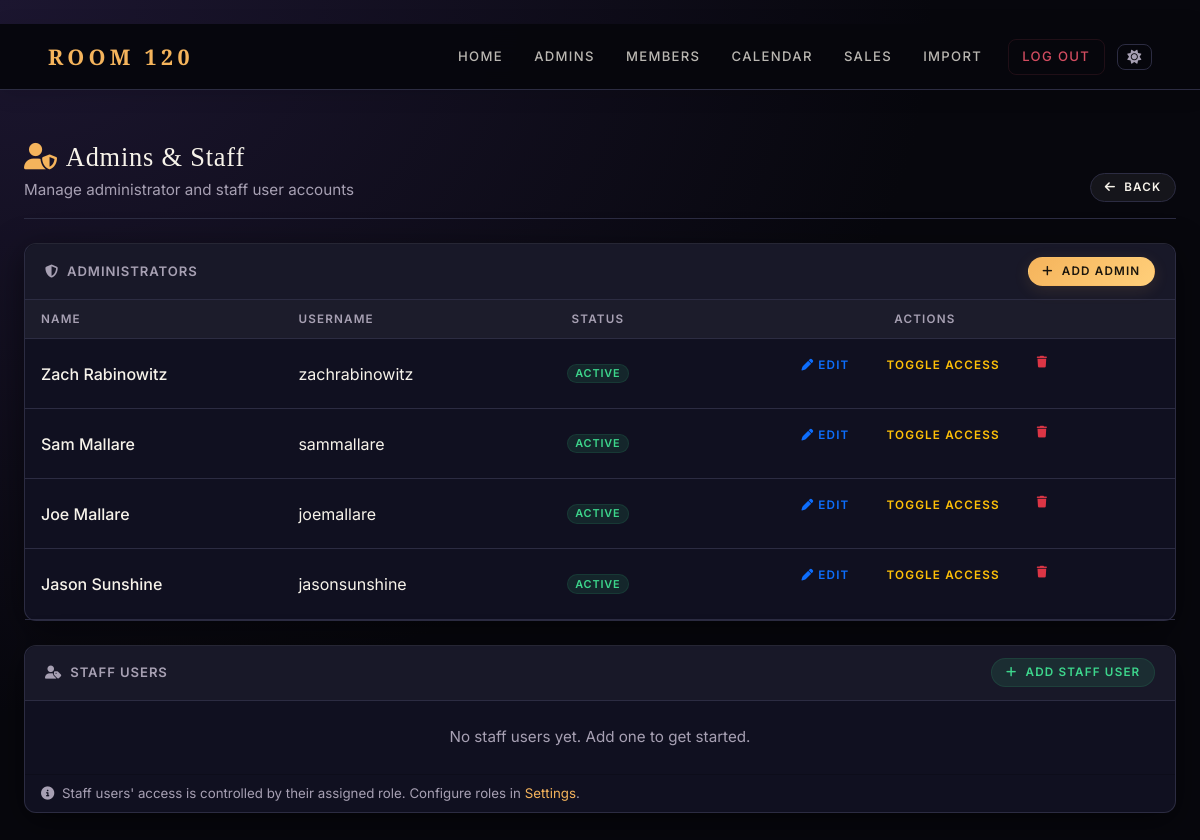
The page /manage-admins (signed in) on the database as committed earlier.
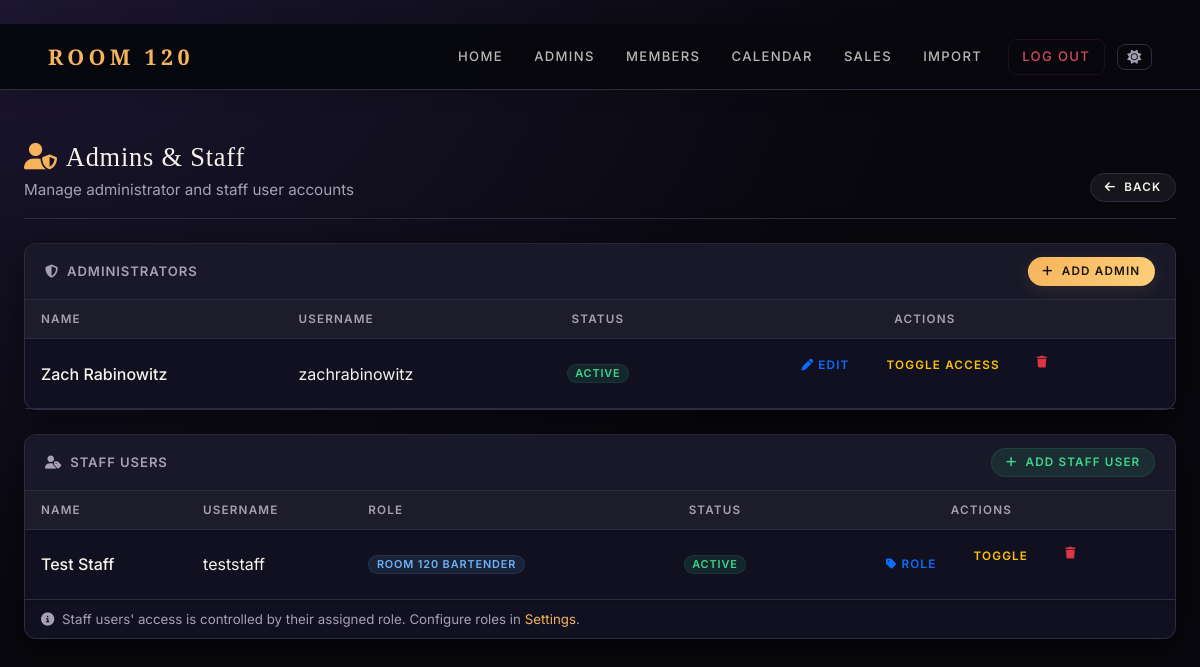
The same page on the database as committed later.
### app.py (models this page shows, shortened)
class User(db.Model):
    id = db.Column(db.Integer, primary_key=True)
    username = db.Column(db.String(100), unique=True, nullable=False)
    password = db.Column(db.String(200), nullable=False)
    role = db.Column(db.String(10), nullable=False)
    first_name = db.Column(db.String(100))
    last_name = db.Column(db.String(100))
    email = db.Column(db.String(100))
    phone = db.Column(db.String(20))
    member_number = db.Column(db.String(100))
    active = db.Column(db.Boolean, default=True)
    membership_type = db.Column(db.String(20), default='single')
    staff_role_id = db.Column(db.Integer, db.ForeignKey('staff_role.id'), nullable=True)
    staff_role    = db.relationship('StaffRole', back_populates='users', foreign_keys=[staff_role_id])
    created_at         = db.Column(db.DateTime, default=datetime.utcnow)
    favorite_drink     = db.Column(db.String(200))
    seating_preference = db.Column(db.String(200))
    allergies          = db.Column(db.String(500))
    preferences_notes  = db.Column(db.Text)
    amount_spent = db.Column(db.Float, default=0.0)
    amount_owed = db.Column(db.Float, default=0.0)
    tax_owed = db.Column(db.Float, default=0.0)
    tax_paid = db.Column(db.Float, default=0.0)
    gratuity_owed = db.Column(db.Float, default=0.0)
    gratuity_paid = db.Column(db.Float, default=0.0)
    minimum_adjustment = db.Column(db.Float, default=0.0)
    invoices = db.relationship('Invoice', back_populates='member', cascade='all, delete-orphan')
    reservations = db.relationship('Reservation', back_populates='user', cascade='all, delete-orphan')
    notes_received = db.relationship('Note', foreign_keys='Note.member_id', back_populates='member', cascade='all, delete-orphan')
    notes_written = db.relationship('Note', foreign_keys='Note.author_id', back_populates='author', cascade='all, delete-orphan')
    orders = db.relationship('Order', back_populates='user', cascade='all, delete-orphan')

class StaffRole(db.Model):
    __tablename__ = 'staff_role'
    id           = db.Column(db.Integer, primary_key=True)
    name         = db.Column(db.String(50), unique=True, nullable=False)
    display_name = db.Column(db.String(100), nullable=False)
    color        = db.Column(db.String(20), default='secondary')  # Bootstrap colour name
    permissions  = db.Column(db.Text, default='[]')               # JSON array of perm slugs
    users        = db.relationship('User', back_populates='staff_role')

### app.py (the view)
@app.route('/manage-admins')
def manage_admins():
    if not authorized('manage_admins'):
        return redirect(url_for('home'))
    admins      = User.query.filter_by(role='admin').all()
    staff_users = User.query.filter_by(role='staff').order_by(User.first_name, User.last_name).all()
    staff_roles = StaffRole.query.order_by(StaffRole.display_name).all()
    return render_template('manage_admins.html', admins=admins,
                           staff_users=staff_users, staff_roles=staff_roles)

### app.py (called while the page is built)
@app.before_request
def enable_foreign_keys():
    db.session.execute(text('PRAGMA foreign_keys = ON'))

@app.context_processor
def inject_globals():
    user = None
    if session.get('user_id'):
        user = User.query.get(session.get('user_id'))
    try:
        all_types = MembershipType.query.order_by(MembershipType.sort_order, MembershipType.display_name).all()
    except Exception:
        all_types = []
    type_map = {t.name: t for t in all_types}
    active_types = [t for t in all_types if t.is_active]
    return dict(
        current_user=user,
        membership_types=active_types,
        all_membership_types=all_types,
        membership_type_map=type_map,
    )

def authorized(*perms):
    role = session.get('role')
    if role == 'admin':
        return True
    if role == 'staff':
        user_perms = set(session.get('permissions', []))
        return all(p in user_perms for p in perms)
    return False

### templates/manage_admins.html (shortened to what this page needs)
{% extends 'base.html' %}
{% block content %}
<div class="container-fluid px-4 mt-4">
  <div class="page-header d-flex justify-content-between align-items-end flex-wrap gap-2 mb-4">
    <div>
      <h2 class="mb-1"><i class="fas fa-user-shield me-2" style="color:var(--accent);"></i>Admins &amp; Staff</h2>
      <p class="text-muted mb-0">Manage administrator and staff user accounts</p>
    </div>
    <a href="{{ url_for('home') }}" class="btn btn-secondary btn-sm">
      <i class="fas fa-arrow-left me-1"></i> Back
    </a>
  </div>
  <div class="card mb-4">
    <div class="card-header d-flex justify-content-between align-items-center">
      <span><i class="fas fa-shield-halved me-2"></i>Administrators</span>
      <a href="{{ url_for('register_admin') }}" class="btn btn-primary btn-sm">
        <i class="fas fa-plus me-1"></i> Add Admin
      </a>
    </div>
    <div class="card-body p-0">
      <div class="table-responsive">
        <table class="table table-hover mb-0">
          <thead class="table-light">
            <tr>
              <th>Name</th>
              <th>Username</th>
              <th class="text-center">Status</th>
              <th class="text-center">Actions</th>
            </tr>
          </thead>
          <tbody>
            {% for admin in admins %}
            <tr>
              <td class="fw-medium">{{ admin.first_name }} {{ admin.last_name }}</td>
              <td class="text-muted">{{ admin.username }}</td>
              <td class="text-center">
                {% if admin.active %}
                  <span class="badge bg-success">Active</span>
                {% else %}
                  <span class="badge bg-secondary">Inactive</span>
                {% endif %}
              </td>
              <td class="text-center">
                <div class="d-flex gap-2 justify-content-center">
                  <a href="{{ url_for('edit_admin', user_id=admin.id) }}" class="btn btn-outline-primary btn-sm">
                    <i class="fas fa-pen me-1"></i>Edit
                  </a>
                  <form action="{{ url_for('toggle_admin', user_id=admin.id) }}" method="POST" class="d-inline">
                    <button type="submit" class="btn btn-outline-warning btn-sm">Toggle Access</button>
                  </form>
                  <form action="{{ url_for('delete_admin', user_id=admin.id) }}" method="POST" class="d-inline"
                        onsubmit="return confirm('Delete admin {{ admin.first_name }}? This cannot be undone.')">
                    <button type="submit" class="btn btn-outline-danger btn-sm">
                      <i class="fas fa-trash"></i>
                    </button>
                  </form>
                </div>
              </td>
            </tr>
            {% endfor %}
          </tbody>
        </table>
      </div>
    </div>
  </div>
  <div class="card mb-4">
    <div class="card-header d-flex justify-content-between align-items-center">
      <span><i class="fas fa-user-tag me-2"></i>Staff Users</span>
      <button class="btn btn-success btn-sm" data-bs-toggle="modal" data-bs-target="#addStaffModal">
        <i class="fas fa-plus me-1"></i> Add Staff User
      </button>
    </div>
    <div class="card-body p-0">
      {% if staff_users %}
      <div class="table-responsive">
        <table class="table table-hover mb-0">
          <thead class="table-light">
            <tr>
              <th>Name</th>
              <th>Username</th>
              <th>Role</th>
              <th class="text-center">Status</th>
              <th class="text-center">Actions</th>
            </tr>
          </thead>
          <tbody>
            {% for su in staff_users %}
            <tr>
              <td class="fw-medium">{{ su.first_name }} {{ su.last_name }}</td>
              <td class="text-muted">{{ su.username }}</td>
              <td>
                {% if su.staff_role %}
                  <span class="badge bg-{{ su.staff_role.color }}">{{ su.staff_role.display_name }}</span>
                {% else %}
                  <span class="badge bg-light text-muted border">No Role</span>
                {% endif %}
              </td>
              <td class="text-center">
                {% if su.active %}
                  <span class="badge bg-success">Active</span>
                {% else %}
                  <span class="badge bg-secondary">Inactive</span>
                {% endif %}
              </td>
              <td class="text-center">
                <div class="d-flex gap-2 justify-content-center">
                  <button class="btn btn-outline-primary btn-sm"
                          data-bs-toggle="modal"
                          data-bs-target="#assignRoleModal{{ su.id }}">
                    <i class="fas fa-tag me-1"></i>Role
                  </button>
                  <form action="{{ url_for('toggle_admin', user_id=su.id) }}" method="POST" class="d-inline">
                    <button type="submit" class="btn btn-outline-warning btn-sm">Toggle</button>
                  </form>
                  <form action="{{ url_for('delete_admin', user_id=su.id) }}" method="POST" class="d-inline"
                        onsubmit="return confirm('Delete staff user {{ su.first_name }}?')">
                    <button type="submit" class="btn btn-outline-danger btn-sm">
                      <i class="fas fa-trash"></i>
                    </button>
                  </form>
                </div>
              </td>
            </tr>
            {% endfor %}
          </tbody>
        </table>
      </div>
      {% else %}
        <div class="p-4 text-center text-muted">
          No staff users yet. Add one to get started.
        </div>
      {% endif %}
    </div>
    <div class="card-footer text-muted small">
      <i class="fas fa-info-circle me-1"></i>
      Staff users' access is controlled by their assigned role. Configure roles in
      <a href="{{ url_for('admin_settings') }}">Settings</a>.
    </div>
  </div>
</div>
{% endblock %}

### templates/base.html (shortened to what this page needs)
﻿<!DOCTYPE html>
<html lang="en">
<head>
  <link href="https://cdn.jsdelivr.net/npm/bootstrap@5.3.0/dist/css/bootstrap.min.css" rel="stylesheet">
  <link href="https://cdnjs.cloudflare.com/ajax/libs/font-awesome/6.5.1/css/all.min.css" rel="stylesheet">
  <link rel="stylesheet" href="{{ url_for('static', filename='css/style_member.css') }}">
</head>
<body>
<nav class="navbar navbar-expand-lg">
  <div class="container-fluid px-4">
    <a class="navbar-brand" href="{{ url_for('home') }}">Room 120</a>
    <div class="collapse navbar-collapse" id="mainNav">
      <ul class="navbar-nav ms-auto mb-2 mb-lg-0 align-items-lg-center gap-lg-1">
        {% if session.get('user_id') %}
          <li class="nav-item">
            <a class="nav-link" href="{{ url_for('home') }}">Home</a>
          </li>
          {% if session.get('role') == 'admin' %}
            <li class="nav-item"><a class="nav-link" href="{{ url_for('manage_admins') }}">Admins</a></li>
            <li class="nav-item"><a class="nav-link" href="{{ url_for('manage_members') }}">Members</a></li>
            <li class="nav-item"><a class="nav-link" href="{{ url_for('admin_calendar') }}">Calendar</a></li>
            <li class="nav-item"><a class="nav-link" href="{{ url_for('admin_sales_report') }}">Sales</a></li>
            <li class="nav-item"><a class="nav-link" href="{{ url_for('import_members') }}">Import</a></li>
          {% endif %}
          <li class="nav-item ms-lg-2">
            <a class="nav-link logout-link" href="{{ url_for('logout') }}">Log Out</a>
          </li>
        {% else %}
          <li class="nav-item">
            <a class="nav-link" href="{{ url_for('login') }}">Login</a>
          </li>
        {% endif %}
        <li class="nav-item ms-lg-1">
          <button id="theme-toggle" class="theme-toggle-btn" title="Toggle light / dark mode" aria-label="Toggle theme">
            <i id="theme-icon" class="fas fa-sun"></i>
          </button>
        </li>
      </ul>
    </div>
  </div>
</nav>
<main class="main-content">
  {% block content %}{% endblock %}
</main>
</body>
</html>

Rows that differ between the two databases and show on the page:
removed User: first_name "Sam", last_name "Mallare", username "sammallare", active "ACTIVE", shown under "Admins & Staff"
removed User: first_name "Joe", last_name "Mallare", username "joemallare", active "ACTIVE", shown under "Admins & Staff"
removed User: first_name "Jason", last_name "Sunshine", username "jasonsunshine", active "ACTIVE", shown under "Admins & Staff"
added User: first_name "Test", last_name "Staff", username "teststaff", staff_role.display_name "ROOM 120 BARTENDER", active "ACTIVE"
Other text that changed with them:
text no longer shown: "No staff users yet. Add one to get started."
text now shown: "NAME USERNAME ROLE STATUS ACTIONS"
